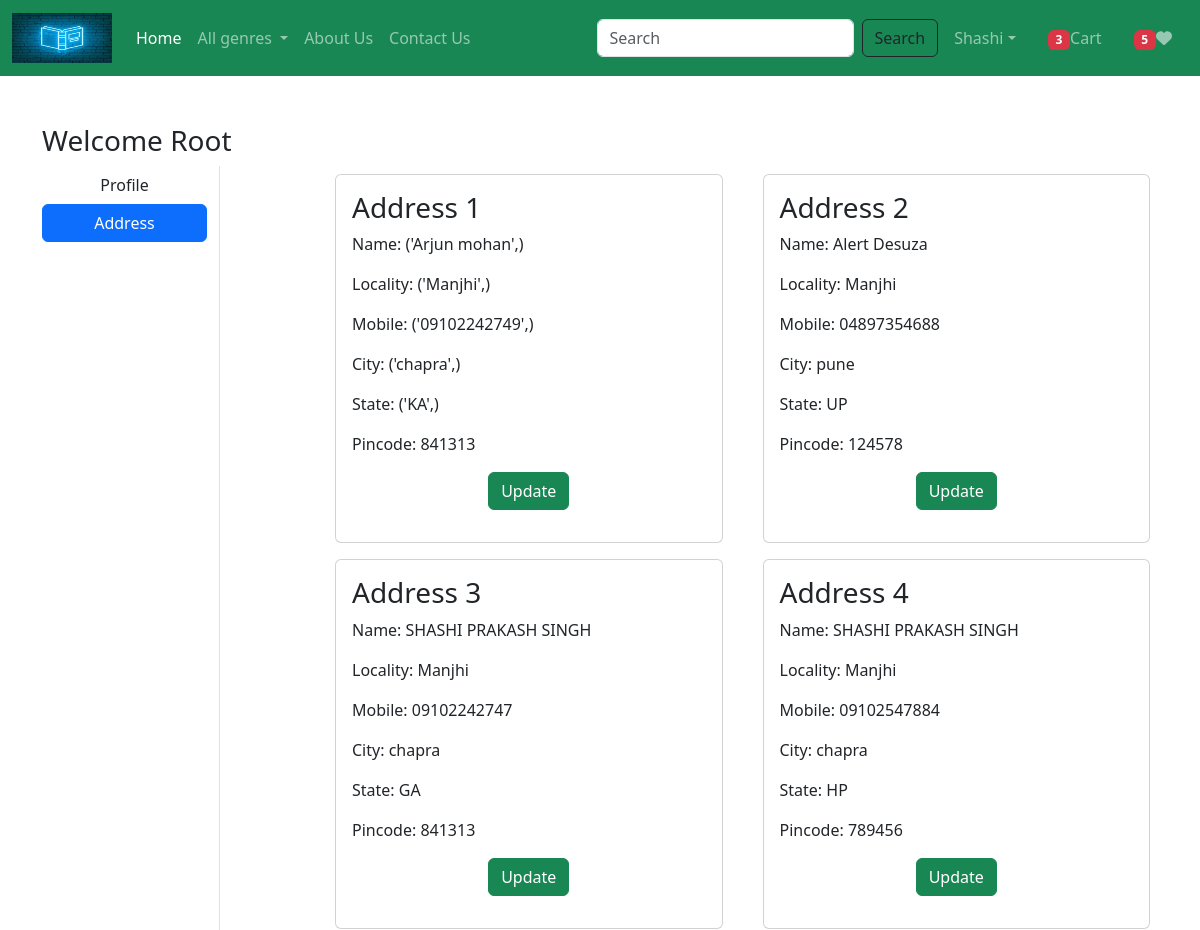
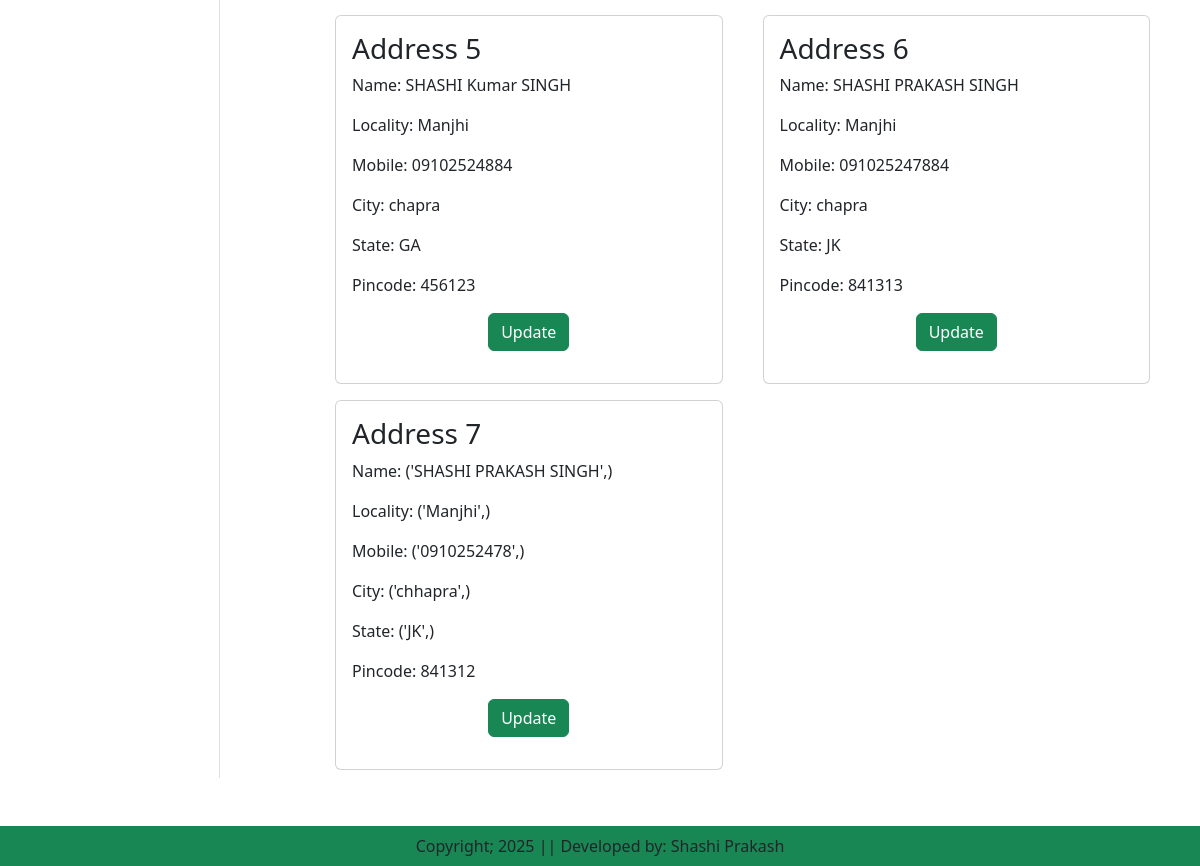
The page /address/ (signed in) on the database its author committed (2 pictures, top to bottom).
### app/models.py (models this page shows, shortened)
class Customer(models.Model):
    user = models.ForeignKey(User, on_delete=models.CASCADE)
    name = models.CharField(max_length=200)
    locality = models.CharField(max_length=200)
    city = models.CharField(max_length=50)
    mobile = models.CharField(max_length=15, unique=True)
    zipcode = models.CharField(max_length=10)
    state = models.CharField(choices=STATE_CHOICES, max_length=2)

### app/views.py (the view)
# urls.py: path('address/', views.address, name='address'),
@login_required
def address(request):
    add = Customer.objects.filter(user=request.user)
    totalitem =0
    wishitem =0
    if request.user.is_authenticated:
        totalitem = len(Cart.objects.filter(user=request.user))
        wishitem = Wishlist.objects.filter(user=request.user).count()
    return render(request, 'app/address.html',locals())

### app/templates/app/address.html (shortened to what this page needs)
{% extends 'app/base.html' %}
{% load static %}
{% block main-content %}
<div class="container my-5">
    <div class="row">
       <h3>Welcome <span class="text-capitalize">{{ request.user }}</span></h3>
       <div class="col-sm-2 border-end">
           <ul class="list-unstyled">
               <li class="d-grid"><a href="{% url 'profile' %}" class="btn">Profile</a></li>
               <li class="d-grid"><a href="{% url 'address' %}" class="btn btn-primary">Address</a></li>
           </ul>
       </div>
       <div class="col-sm-9 offset-sm-1">
          <div class="row">
              {% for ad in add %}
              <div class="col-sm-6">
                <div class="card m-2">
                    <div class="card-body">
                        <h3>Address {{ forloop.counter }}</h3>
                        <p>Name: {{ ad.name }}</p>
                        <p>Locality: {{ ad.locality }}</p>
                        <p>Mobile: {{ ad.mobile }}</p>
                        <p>City: {{ ad.city }}</p>
                        <p>State: {{ ad.state }}</p>
                        <p>Pincode: {{ ad.zipcode }}</p>
                        <p class="text-center"><a href="{% url 'updateAddress' bd=ad.id %}"
                        type="button"class="btn btn-success">Update</a></p>
                    </div>
                </div>
              </div>
              {% endfor %}
          </div>
       </div>
    </div>
</div>
{% endblock %}

### rows shown on the page
Customer: name "('Arjun mohan',)", locality "('Manjhi',)", mobile "('09102242749',)", city "('chapra',)", state "('KA',)", zipcode "841313"
Customer: name "Alert Desuza", locality "Manjhi", mobile "04897354688", city "pune", state "UP", zipcode "124578"
Customer: name "SHASHI PRAKASH SINGH", locality "Manjhi", mobile "09102242747", city "chapra", state "GA", zipcode "841313"
Customer: name "SHASHI PRAKASH SINGH", locality "Manjhi", mobile "09102547884", city "chapra", state "HP", zipcode "789456"
Customer: name "SHASHI Kumar SINGH", locality "Manjhi", mobile "09102524884", city "chapra", state "GA", zipcode "456123"
Customer: name "SHASHI PRAKASH SINGH", locality "Manjhi", mobile "091025247884", city "chapra", state "JK", zipcode "841313"
Customer: name "('SHASHI PRAKASH SINGH',)", locality "('Manjhi',)", mobile "('0910252478',)", city "('chhapra',)", state "('JK',)", zipcode "841312"

### other values the page prints
{{ totalitem }} "3"
{{ wishitem }} "5"
{{ request.user }} "Root"
